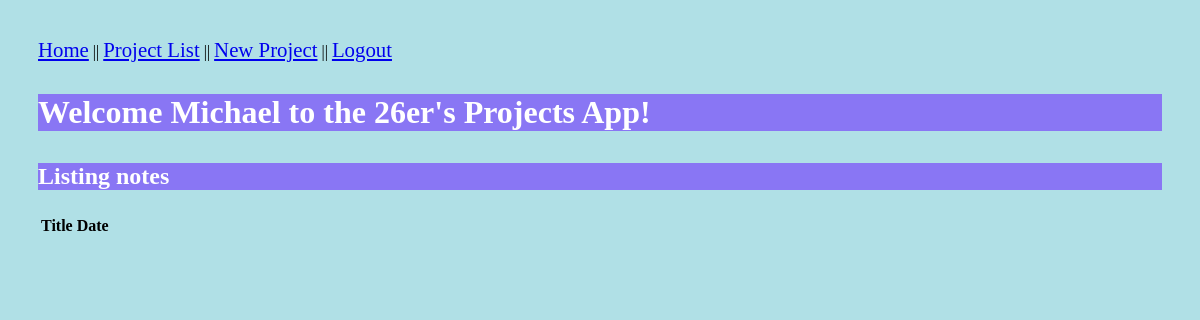
The page /notes (signed in) on the database as committed earlier.
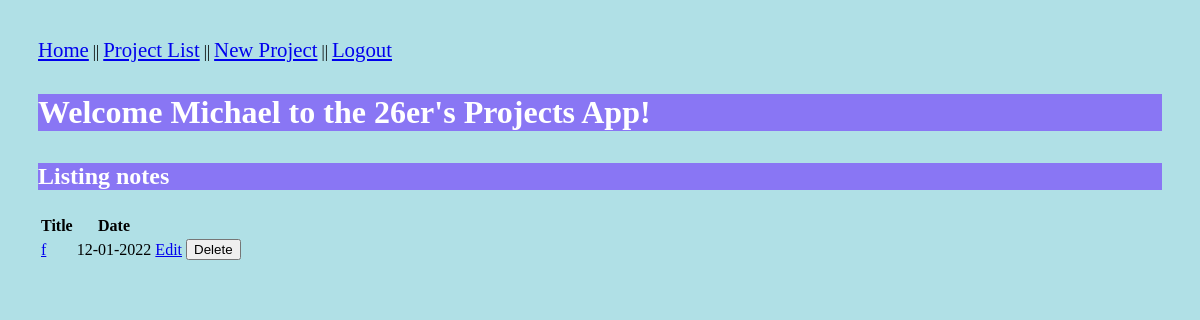
The same page on the database as committed later.
### models.py (models this page shows, shortened)
class Note(db.Model):
    id = db.Column("id", db.Integer, primary_key=True)
    title = db.Column("title", db.String(200))
    text = db.Column("text", db.String(100))
    date = db.Column("date", db.String(50))
    user_id = db.Column(db.Integer, db.ForeignKey("user.id"), nullable=False)
    comments = db.relationship("Comment", backref="note", cascade="all, delete-orphan", lazy=True)

### ITSC_3155_Group26_Project.py (the view)
@app.route('/notes')
def get_notes():
    if session.get('user'):
        my_notes = db.session.query(Note).filter_by(user_id=session['user_id']).all()
        return render_template('notes.html', notes=my_notes, user=session['user'])
    else:
        return redirect(url_for('login'))

### templates/notes.html (shortened to what this page needs)
<!DOCTYPE html>
<html lang="en">
    <head>
        <link rel="stylesheet" href="{{ url_for('static', filename='main.css') }}">
    </head>
    <body style="background-color:powderblue;">
	  <nav>
		<a style="font-size:130%;" style="background-color: #8976f4;" style="color:rgb(101, 101, 241);" href="{{ url_for('index') }}"> Home</a> ||
		<a style="font-size:130%;" style="background-color: #8976f4;" style="color:rgb(101, 101, 241);" href="{{ url_for('get_notes') }}"> Project List</a> ||
		<a style="font-size:130%;" style="background-color: #8976f4;" style="color:rgb(101, 101, 241);" href="{{ url_for('new_note') }}"> New Project</a> ||
		<a style="font-size:130%;" style="background-color: #8976f4;" style="color:rgb(101, 101, 241);" href="{{ url_for('logout') }}">Logout</a>
	  </nav>
	  <h1 style="color:rgb(255, 255, 255);"><p style="background-color: #8976f4">Welcome {{user}} to the 26er's Projects App!</h1>
        <h2 style="color:rgb(255, 255, 255);"><p style="background-color: #8976f4">Listing notes</h2>
        <table>
		<tr>
			<th>Title</th>
			<th>Date</th>
		</tr>
		{% for note in notes %}
			<tr>
				<td><a href="{{ url_for('get_note', note_id=note.id) }}">{{ note.title }}</a></td>
				<td>{{ note.date }}</td>
				<td><a href="{{ url_for('update_note', note_id=note.id) }}">Edit</a></td>
				<td>
					<form action="{{ url_for('delete_note', note_id=note.id) }}" method="post">
						<input type="submit" value="Delete">
					</form>
				</td>
			</tr>
		{% endfor %}
        </table>
    </body>
</html>

### static/main.css (style rules this page uses)
body { padding: 30px 30px; }
h1 { color:rgb(101, 101, 241); }
h2 { color:rgb(255, 255, 255); background:rgb(101, 101, 241); }

Rows that differ between the two databases and show on the page:
added Note: title "f", date "12-01-2022"
